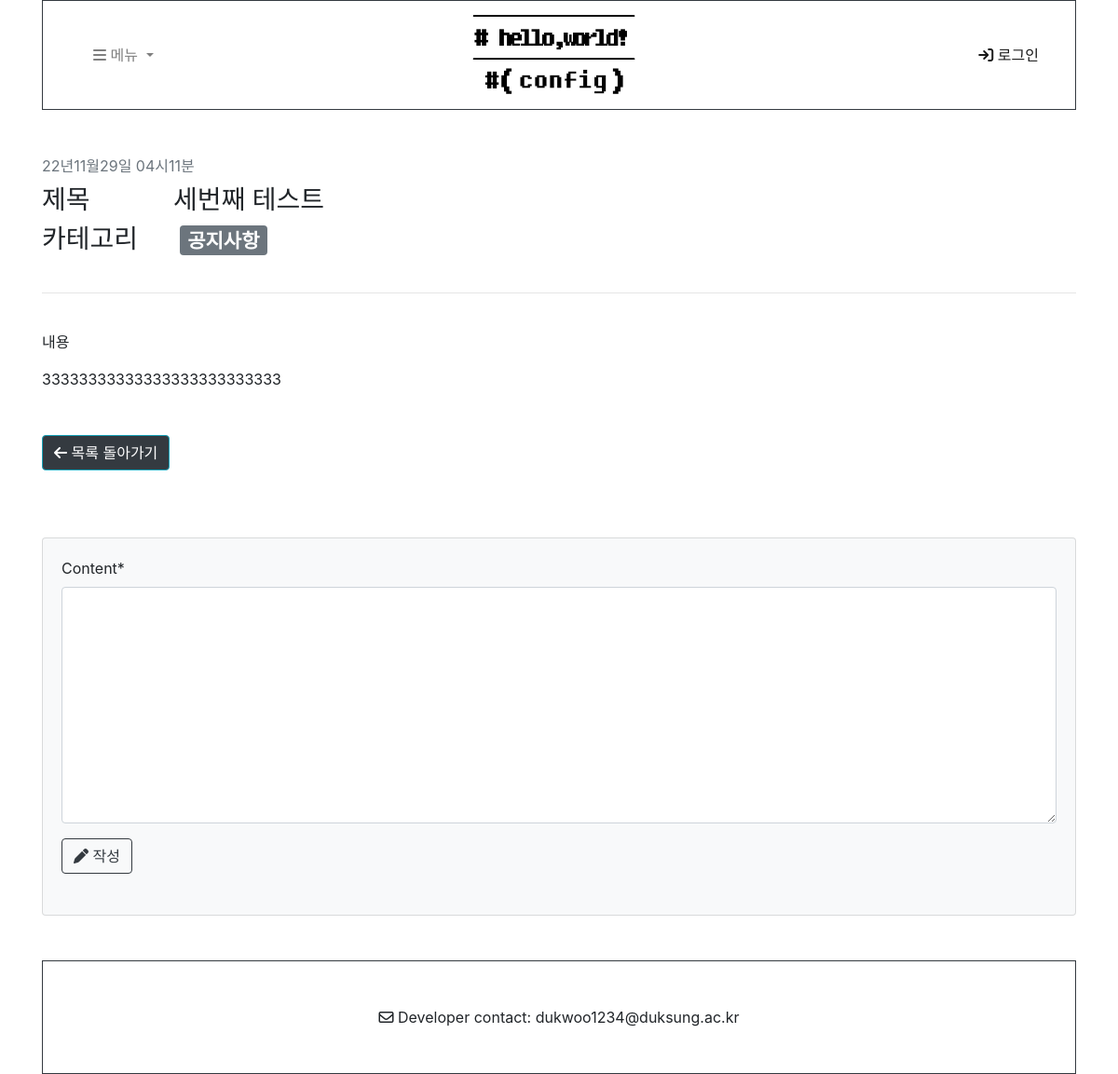
/bbs/6/, run on the app's committed database.
### bbs/models.py (models this page shows, shortened)
class Post(models.Model):
    pkvalue = models.AutoField(primary_key=True)
    title = models.CharField(max_length=25)
    content = models.TextField(max_length=None)
    created_date = models.DateTimeField(auto_now_add=True)
    updated_date = models.DateTimeField(auto_now=True)
    file = models.FileField(upload_to='bbs/fiels/%Y/%m/%d/', blank=True)
    writer = models.ForeignKey(User, on_delete=models.CASCADE)
    category = models.ForeignKey(Category, on_delete=models.CASCADE)

class Category(models.Model):
    name = models.CharField(max_length=50, unique=True)
    slug = models.SlugField(max_length=50, unique=True, allow_unicode=True)
    description = models.TextField(max_length=200)
    def __str__(self):
        return self.name
    class Meta:
        verbose_name_plural = 'Categories'

### bbs/views.py (the view)
# urls.py: path('<int:pk>/', views.PostDetail.as_view()),
class PostDetail(DetailView):
    model = Post
    def get_context_data(self, **kwargs):
        context = super(PostDetail,self).get_context_data()
        context['categories'] = Category.objects.all()
        context['no_category_post_count'] = Post.objects.filter(category=None).count
        context['comment_form'] = CommentForm
        return context

### bbs/templates/bbs/post_detail.html (shortened to what this page needs)
<!DOCTYPE html>
{% load static %}
{% load crispy_forms_tags %}
<html lang="ko">
<head>
    <link rel="stylesheet" href="https://cdn.jsdelivr.net/npm/bootstrap@4.5.3/dist/css/bootstrap.min.css">
</head>
<body>
    <div class="container" style="margin: auto;">
    <nav class="navbar navbar-expand-lg navbar-light bg-white border border-dark">
        <div class="container">
            <div class="collapse navbar-collapse col-1" id="navbarNavDropdown">
                <ul class="navbar-nav">
                    <li class="nav-item dropdown">
                        <a class="nav-link dropdown-toggle" href="#" id="navbarDropdownMenuLink" role="button" data-toggle="dropdown" aria-haspopup="true" aria-expanded="false">
                            <i class="fa-sharp fa-solid fa-bars"></i> 메뉴
                        </a>
                    </li>
                </ul>
            </div>
            <div class="col-7.5" style="text-align: center;">
                <a class="navbar-brand" href="http://127.0.0.1:8000/bbs/">
                    <img src="{% static '/image/logo.jpg' %}" alt="logo image" style="width: 180px; height:90px;" />
                </a>
            </div>
            <ul class="navbar-nav col-1.5 float-right">
                <li class="nav-item active">
                    <a class="nav-link" href="http://127.0.0.1:8000/bbs/login/">
                        <i class="fa-sharp fa-solid fa-arrow-right-to-bracket"></i> 로그인 <span class="sr-only">(current)</span>
                    </a>
                </li>
            </ul>
        </div>
    </nav>
    <div id="post-area">
        <header class="mb-4">
            <br><br>
            <div class="text-muted fst-italic mb-2">{{post.created_date | date:"y년m월d일 h시m분"}}</div>
            <div class="fw-bolder mb-1" id="title">
                <h3>제목&nbsp;&nbsp;&nbsp;&nbsp;&nbsp;&nbsp;&nbsp;&nbsp;&nbsp;&nbsp;&nbsp;&nbsp;{{post.title}}</h3>
            </div>
            <h3 class="fw-bolder mb-1">카테고리&nbsp;&nbsp;&nbsp;&nbsp;&nbsp;
                {% if post.category %}
                    <p class="badge badge-secondary">{{post.category}}</p>
                {% endif %}
            </h3>
        </header>
        <hr>
        <section class="mb-5">
            <div class="fs-5 mb-4">
                <br>
                <p>내용</p>
                <p>{{post.content}}</p>
            </div>
        </section>
        {% if post.file %}
            <section class="mb-5">
                <div class="fs-5 mb-4">
                    <p>첨부파일: <p class="font-italic" style="text-decoration: underline;">{{post.get_file_name}}</p></p>
                    <a href="{{post.file.url}}" class="btn btn-outline-dark" role="button" download>
                        Download
                    </a>
                    <a class="btn btn-info float-right bg-dark" href="http://127.0.0.1:8000/bbs/" role="button">
                        <i class="fa-sharp fa-solid fa-arrow-left"></i> 목록 돌아가기
                    </a>
                </div>
            </section>
        {% else %}
            <section class="mb-5">
                <div class="fs-5 mb-4">
                    <a class="btn btn-info bg-dark" href="http://127.0.0.1:8000/bbs/" role="button">
                        <i class="fa-sharp fa-solid fa-arrow-left"></i> 목록 돌아가기
                    </a>
                </div>
            </section>
        {% endif %}
    </div>
    <br>
    <div id="comment-area" class="mb-5">
        <div class="card bg-light">
            <div class="card-body">
                <form class="mb-4" id="comment-form" method="post">
                    <div class="form-group">
                        {{ comment_form | crispy }}
                    </div>
                    <button type="submit" class="btn btn-outline-dark">
                        <i class="fa-sharp fa-solid fa-pen"></i> 작성
                    </button>
                </form>
            </div>
        </div>
    </div>
    <footer class="py-5 bg-white border border-dark">
        <div class="container">
            <p class="m-0 text-center text-black">
                <i class="fa-regular fa-envelope"></i> Developer contact: dukwoo1234@duksung.ac.kr
            </p>
        </div>
    </footer>
</div>
</body>
</html>

### data on the page
Post: created_date "22년11월29일 04시11분", title "세번째 테스트", category "공지사항", content "33333333333333333333333333"
